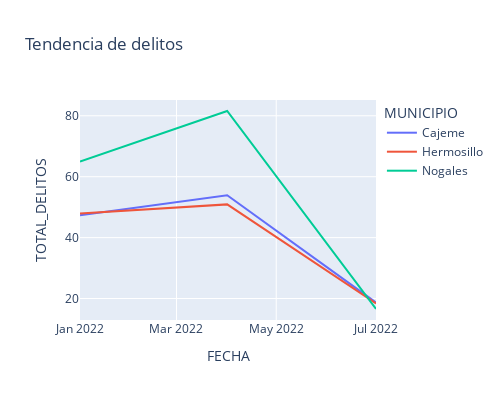

Here is the notebook cell this chart was saved with:
### Code cell
fig = px.line(df_sonora, x="FECHA", y="TOTAL_DELITOS", color="MUNICIPIO",
              title='Tendencia de delitos')
fig.update_layout(width=500, height=400)
fig.show()

### Figure 1 — Plotly figure (JSON) as saved in the notebook; plotly's stock layout.template omitted (floating-point values rounded to 4 significant figures)
{"data": [{"hovertemplate": "MUNICIPIO=Cajeme<br>FECHA=%{x}<br>TOTAL_DELITOS=%{y}<extra></extra>", "legendgroup": "Cajeme", "line": {"color": "#636efa", "dash": "solid"}, "marker": {"symbol": "circle"}, "mode": "lines", "name": "Cajeme", "orientation": "v", "showlegend": true, "type": "scatter", "x": ["2022-01-01T00:00:00", "2022-04-01T00:00:00", "2022-07-01T00:00:00"], "xaxis": "x", "y": [47.38, 53.91, 18.67], "yaxis": "y"}, {"hovertemplate": "MUNICIPIO=Hermosillo<br>FECHA=%{x}<br>TOTAL_DELITOS=%{y}<extra></extra>", "legendgroup": "Hermosillo", "line": {"color": "#EF553B", "dash": "solid"}, "marker": {"symbol": "circle"}, "mode": "lines", "name": "Hermosillo", "orientation": "v", "showlegend": true, "type": "scatter", "x": ["2022-01-01T00:00:00", "2022-04-01T00:00:00", "2022-07-01T00:00:00"], "xaxis": "x", "y": [47.88, 50.91, 18.36], "yaxis": "y"}, {"hovertemplate": "MUNICIPIO=Nogales<br>FECHA=%{x}<br>TOTAL_DELITOS=%{y}<extra></extra>", "legendgroup": "Nogales", "line": {"color": "#00cc96", "dash": "solid"}, "marker": {"symbol": "circle"}, "mode": "lines", "name": "Nogales", "orientation": "v", "showlegend": true, "type": "scatter", "x": ["2022-01-01T00:00:00", "2022-04-01T00:00:00", "2022-07-01T00:00:00"], "xaxis": "x", "y": [65.01, 81.57, 16.56], "yaxis": "y"}], "layout": {"height": 400, "legend": {"title": {"text": "MUNICIPIO"}, "tracegroupgap": 0}, "title": {"text": "Tendencia de delitos"}, "width": 500, "xaxis": {"anchor": "y", "domain": [0, 1], "title": {"text": "FECHA"}}, "yaxis": {"anchor": "x", "domain": [0, 1], "title": {"text": "TOTAL_DELITOS"}}}}
